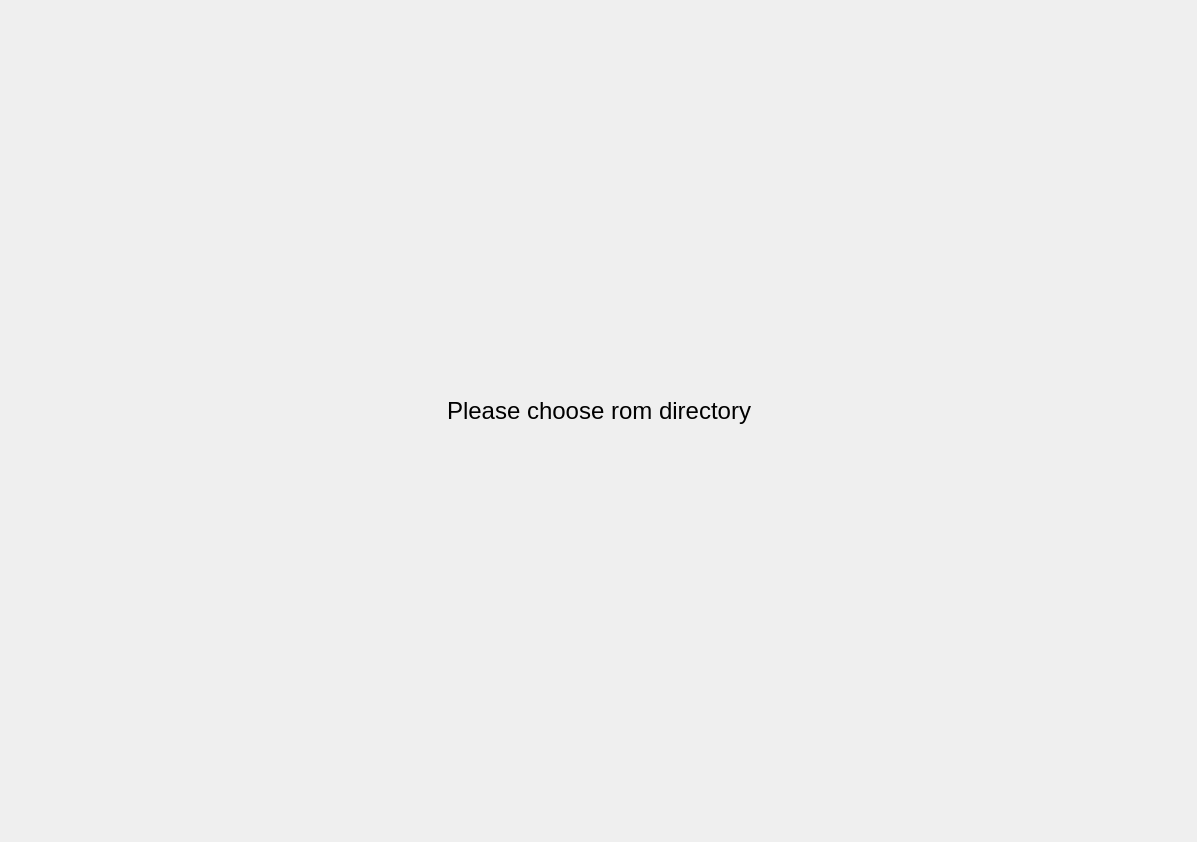
<?xml version="1.0" encoding="UTF-8"?>
<ui version="4.0">
 <class>RomDirWidget</class>
 <widget class="QWidget" name="RomDirWidget">
  <property name="geometry">
   <rect>
    <x>0</x>
    <y>0</y>
    <width>1197</width>
    <height>842</height>
   </rect>
  </property>
  <property name="windowTitle">
   <string>Form</string>
  </property>
  <layout class="QHBoxLayout" name="horizontalLayout_4">
   <item>
    <widget class="QWidget" name="selectRomDir" native="true">
     <layout class="QHBoxLayout" name="horizontalLayout_3">
      <item>
       <layout class="QHBoxLayout" name="horizontalLayout">
        <item>
         <spacer name="horizontalSpacer">
          <property name="orientation">
           <enum>Qt::Orientation::Horizontal</enum>
          </property>
          <property name="sizeHint" stdset="0">
           <size>
            <width>40</width>
            <height>20</height>
           </size>
          </property>
         </spacer>
        </item>
        <item>
         <layout class="QVBoxLayout" name="romDirLayout">
          <item>
           <spacer name="verticalSpacer">
            <property name="orientation">
             <enum>Qt::Orientation::Vertical</enum>
            </property>
            <property name="sizeHint" stdset="0">
             <size>
              <width>20</width>
              <height>40</height>
             </size>
            </property>
           </spacer>
          </item>
          <item>
           <widget class="QLabel" name="romDirLabel">
            <property name="font">
             <font>
              <family>Arial</family>
              <pointsize>18</pointsize>
             </font>
            </property>
            <property name="text">
             <string>Please choose rom directory</string>
            </property>
            <property name="scaledContents">
             <bool>false</bool>
            </property>
            <property name="alignment">
             <set>Qt::AlignmentFlag::AlignCenter</set>
            </property>
           </widget>
          </item>
          <item>
           <layout class="QHBoxLayout" name="horizontalLayout_2">
            <item>
             <widget class="QLabel" name="imgLabel">
              <property name="maximumSize">
               <size>
                <width>128</width>
                <height>128</height>
               </size>
              </property>
              <property name="text">
               <string/>
              </property>
              <property name="pixmap">
               <pixmap resource="../assets/res.qrc">:/images/folder-plus-solid.svg</pixmap>
              </property>
              <property name="scaledContents">
               <bool>true</bool>
              </property>
              <property name="alignment">
               <set>Qt::AlignmentFlag::AlignCenter</set>
              </property>
             </widget>
            </item>
           </layout>
          </item>
          <item>
           <spacer name="verticalSpacer_2">
            <property name="orientation">
             <enum>Qt::Orientation::Vertical</enum>
            </property>
            <property name="sizeHint" stdset="0">
             <size>
              <width>20</width>
              <height>40</height>
             </size>
            </property>
           </spacer>
          </item>
         </layout>
        </item>
        <item>
         <spacer name="horizontalSpacer_2">
          <property name="orientation">
           <enum>Qt::Orientation::Horizontal</enum>
          </property>
          <property name="sizeHint" stdset="0">
           <size>
            <width>40</width>
            <height>20</height>
           </size>
          </property>
         </spacer>
        </item>
       </layout>
      </item>
     </layout>
    </widget>
   </item>
  </layout>
 </widget>
 <resources>
  <include location="../assets/res.qrc"/>
 </resources>
 <connections/>
</ui>
